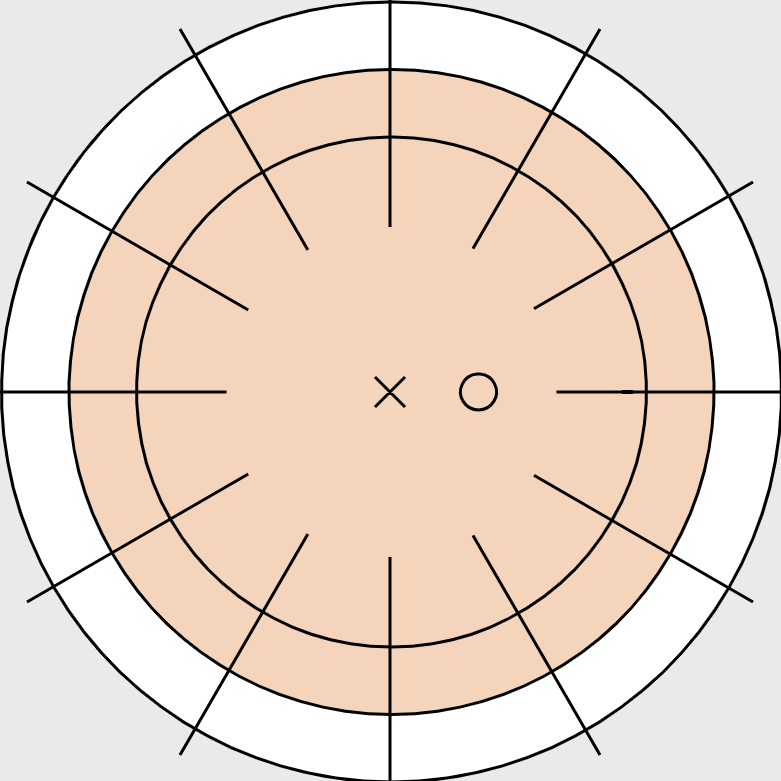
#> input picture background.png, 781 x 781 px
$ python macula_mask.py
#> lines starting #> are read from the running program, lines starting #| are printed output that depends on the picture
from PIL import Image, ImageOps, ImageDraw

#crop out the edge around the circle --> mask
size = (781, 781)
mask = Image.new('L', size, 0)
#> mask: PIL image 781x781 L; every value is 0
draw = ImageDraw.Draw(mask)
draw.ellipse((0, 0) + size, fill=255)

#draw the centre of the circle at where the fovea is (centre of the middle X) to indicate the points that we would pass
x, y, r = 390, 392, 21
leftUpPoint = (x-r, y-r)
rightDownPoint = (x+r, y+r)
twoPointList = [leftUpPoint, rightDownPoint]
draw.ellipse(twoPointList, fill='blue')

#Isolate the pixels above and check if they are yellow

#crop
bg_image = Image.open("../background.png")
#> bg_image is the input picture: PIL image 781x781 RGBA; mean R, G, B, A 233.7, 217.8, 205, 255
bg_image.putalpha(mask)
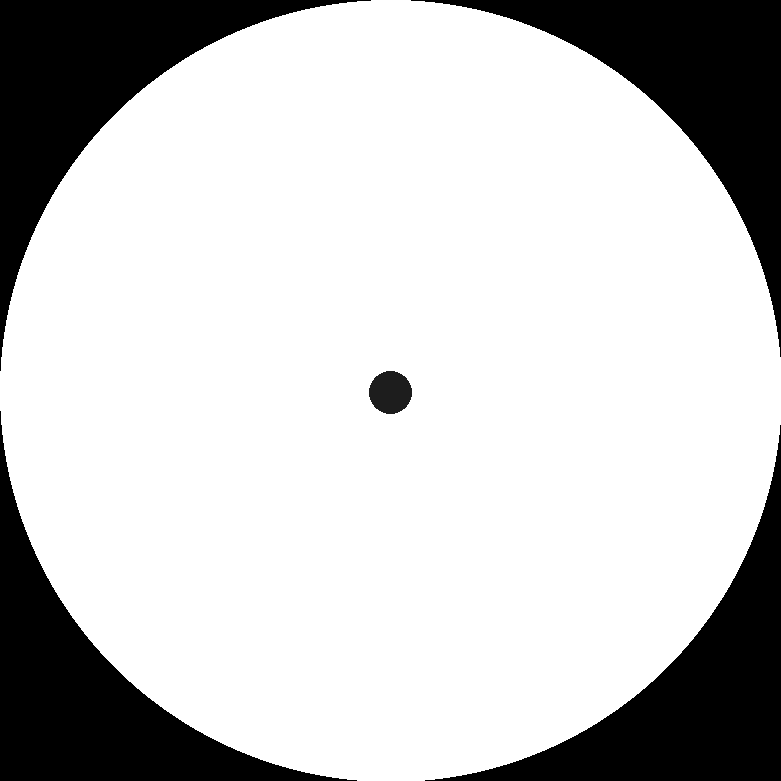
#> mask: PIL image 781x781 L; min 0, max 255, mean 200.2
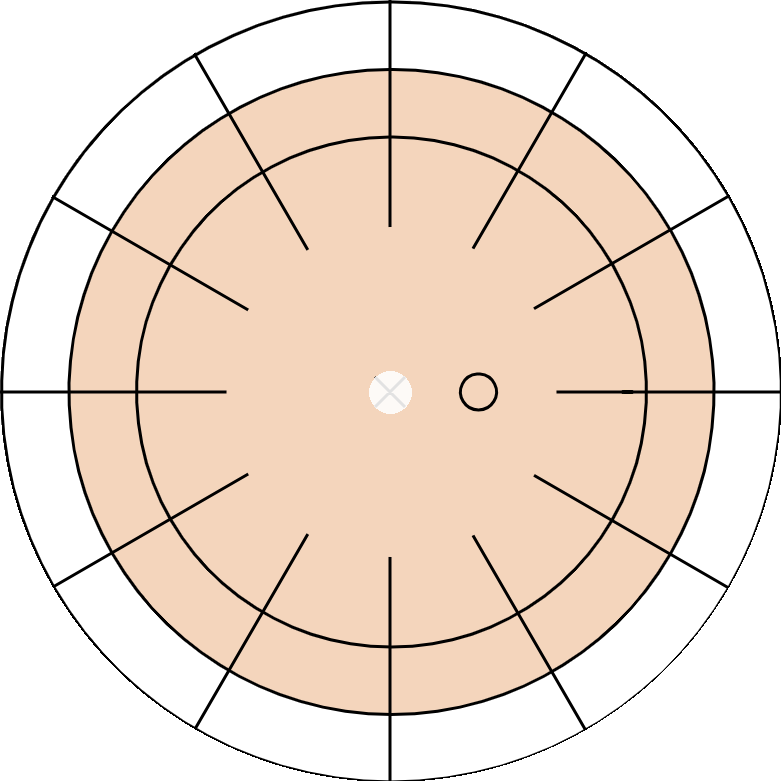
#> bg_image: PIL image 781x781 RGBA; mean R, G, B, A 233.7, 217.8, 205, 200.2; transparent parts drawn white
bg_image_crop = bg_image.crop((0, 0, 781, 781))
bg_image_crop.show()
